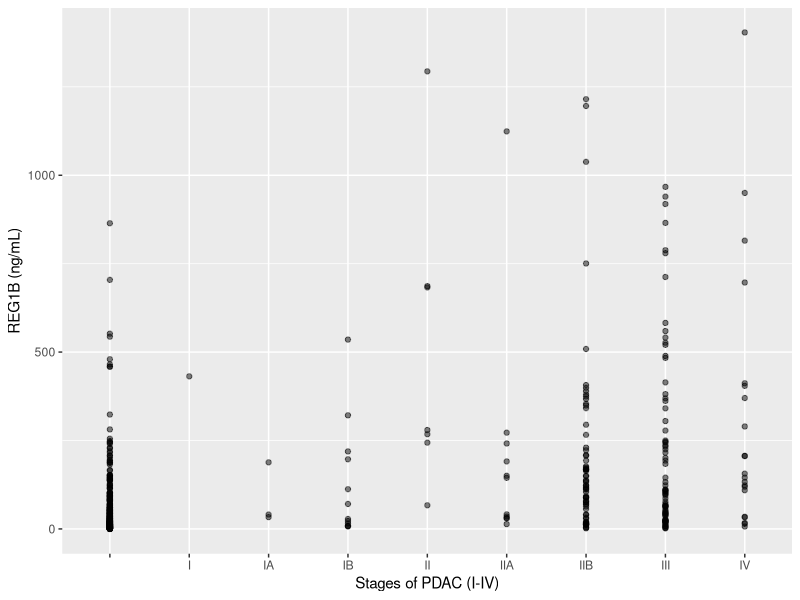
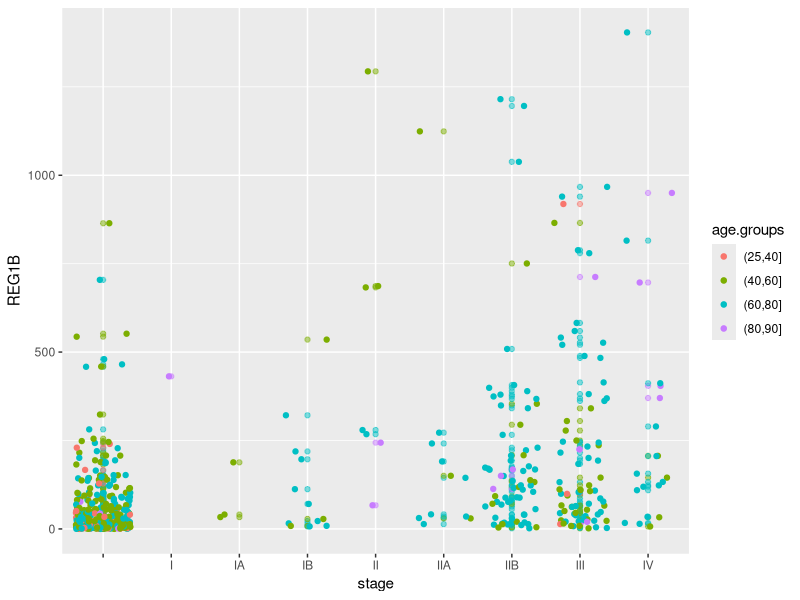
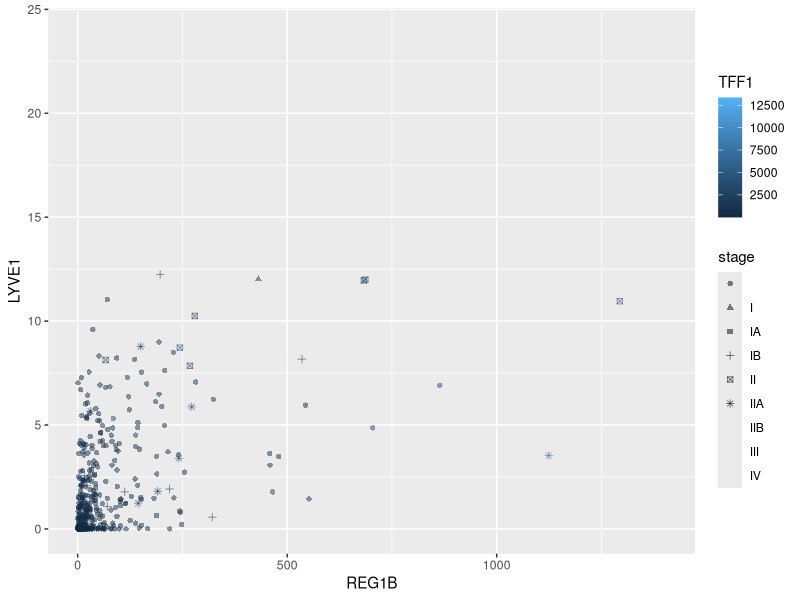
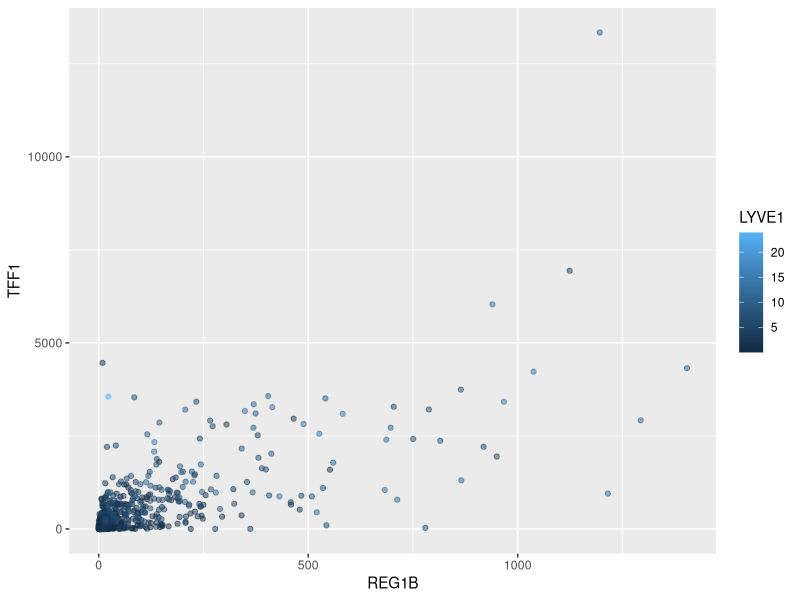

These charts were generated, in order, by the following R code:
## ---- chunk 1
codebook <- read.csv("Debernardi et al 2020 documentation.csv", sep = ",", header = T)

knitr::kable(codebook)
## ---- chunk 2
data <- read.csv("Debernardi et al 2020 data.csv", header = T, sep = ",")
knitr::kable(head(data))
## ---- chunk 3
library(ggplot2)
library(tidyr)
## ---- chunk 4
ggplot(data = data, mapping = aes(x = stage, y = REG1B)) +
        geom_point(alpha = 0.5) +
        xlab("Stages of PDAC (I-IV)") +
        ylab("REG1B (ng/mL)")
## ---- chunk 5
age.groups <- cut(data$age, breaks = c(25 ,40, 60, 80, 90))
ggplot(data = data, mapping = aes(x = stage, y = REG1B, col = age.groups)) +
        geom_point(alpha = 0.5) +
        geom_jitter()
## ---- chunk 6
ggplot(data = data, mapping = aes(x = REG1B, y = LYVE1, col = TFF1)) +
        geom_point(alpha = 0.5, aes(shape = stage))
## ---- chunk 7
ggplot(data = data, mapping = aes(x = REG1B, y = TFF1, col = LYVE1)) +
        geom_point(alpha = 0.5)

## ---- chunk 8
#ggplot(data = data, mapping = aes(x = stage, y = c(REG1B, TFF1, LYVE1))) +
#geom_boxplot()

